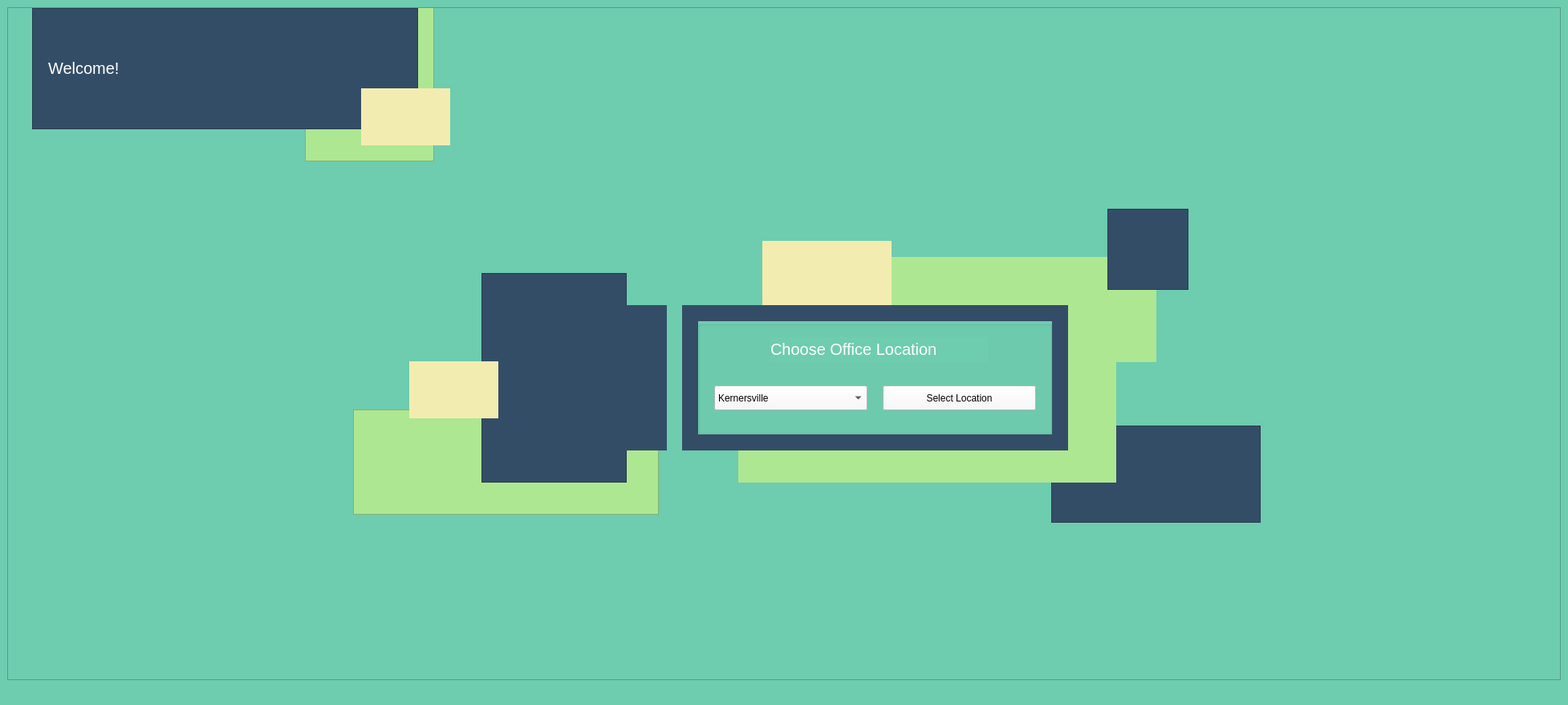
<?xml version="1.0" encoding="UTF-8"?>
<ui version="4.0">
 <class>chooseOfficeLocationWindow</class>
 <widget class="QMainWindow" name="chooseOfficeLocationWindow">
  <property name="geometry">
   <rect>
    <x>0</x>
    <y>0</y>
    <width>1954</width>
    <height>878</height>
   </rect>
  </property>
  <property name="minimumSize">
   <size>
    <width>0</width>
    <height>0</height>
   </size>
  </property>
  <property name="font">
   <font>
    <pointsize>11</pointsize>
   </font>
  </property>
  <property name="windowTitle">
   <string>MainWindow</string>
  </property>
  <property name="styleSheet">
   <string notr="true">background-color: rgb(110, 204, 175);</string>
  </property>
  <widget class="QWidget" name="centralwidget">
   <layout class="QGridLayout" name="gridLayout">
    <item row="0" column="0">
     <widget class="QScrollArea" name="scrollArea">
      <property name="widgetResizable">
       <bool>true</bool>
      </property>
      <widget class="QWidget" name="scrollAreaWidgetContents">
       <property name="geometry">
        <rect>
         <x>0</x>
         <y>0</y>
         <width>1934</width>
         <height>815</height>
        </rect>
       </property>
       <property name="minimumSize">
        <size>
         <width>1920</width>
         <height>815</height>
        </size>
       </property>
       <widget class="QGroupBox" name="choose_office_locationgroupBox">
        <property name="geometry">
         <rect>
          <x>860</x>
          <y>390</y>
          <width>441</width>
          <height>141</height>
         </rect>
        </property>
        <property name="styleSheet">
         <string notr="true">background-color: rgb(110, 204, 175);</string>
        </property>
        <property name="title">
         <string/>
        </property>
        <widget class="QPushButton" name="select_location_pushButton">
         <property name="geometry">
          <rect>
           <x>230</x>
           <y>80</y>
           <width>191</width>
           <height>31</height>
          </rect>
         </property>
         <property name="styleSheet">
          <string notr="true">background-color: rgb(249, 249, 249);</string>
         </property>
         <property name="text">
          <string>Select Location</string>
         </property>
        </widget>
        <widget class="QComboBox" name="office_location_comboBox">
         <property name="geometry">
          <rect>
           <x>20</x>
           <y>80</y>
           <width>191</width>
           <height>31</height>
          </rect>
         </property>
         <property name="styleSheet">
          <string notr="true">background-color: rgb(249, 249, 249);</string>
         </property>
         <property name="frame">
          <bool>true</bool>
         </property>
         <item>
          <property name="text">
           <string>Kernersville</string>
          </property>
         </item>
         <item>
          <property name="text">
           <string>Winston-Salem</string>
          </property>
         </item>
         <item>
          <property name="text">
           <string>Mount Airy</string>
          </property>
         </item>
        </widget>
        <widget class="QLabel" name="choose_office_location_label">
         <property name="geometry">
          <rect>
           <x>90</x>
           <y>20</y>
           <width>271</width>
           <height>31</height>
          </rect>
         </property>
         <property name="font">
          <font>
           <pointsize>15</pointsize>
          </font>
         </property>
         <property name="text">
          <string>&lt;html&gt;&lt;head/&gt;&lt;body&gt;&lt;p&gt;&lt;span style=&quot; color:#ffffff;&quot;&gt;Choose Office Location&lt;/span&gt;&lt;/p&gt;&lt;/body&gt;&lt;/html&gt;</string>
         </property>
        </widget>
        <zorder>choose_office_location_label</zorder>
        <zorder>office_location_comboBox</zorder>
        <zorder>select_location_pushButton</zorder>
       </widget>
       <widget class="QFrame" name="frame">
        <property name="geometry">
         <rect>
          <x>430</x>
          <y>500</y>
          <width>381</width>
          <height>131</height>
         </rect>
        </property>
        <property name="styleSheet">
         <string notr="true">background-color: rgb(173, 231, 146);</string>
        </property>
        <property name="frameShape">
         <enum>QFrame::StyledPanel</enum>
        </property>
        <property name="frameShadow">
         <enum>QFrame::Raised</enum>
        </property>
       </widget>
       <widget class="QFrame" name="frame_4">
        <property name="geometry">
         <rect>
          <x>910</x>
          <y>440</y>
          <width>471</width>
          <height>151</height>
         </rect>
        </property>
        <property name="styleSheet">
         <string notr="true">background-color: rgb(173, 231, 146);</string>
        </property>
        <property name="frameShape">
         <enum>QFrame::NoFrame</enum>
        </property>
        <property name="frameShadow">
         <enum>QFrame::Raised</enum>
        </property>
       </widget>
       <widget class="QFrame" name="frame_5">
        <property name="geometry">
         <rect>
          <x>940</x>
          <y>290</y>
          <width>161</width>
          <height>101</height>
         </rect>
        </property>
        <property name="styleSheet">
         <string notr="true">background-color: rgb(243, 236, 176);</string>
        </property>
        <property name="frameShape">
         <enum>QFrame::NoFrame</enum>
        </property>
        <property name="frameShadow">
         <enum>QFrame::Raised</enum>
        </property>
       </widget>
       <widget class="QFrame" name="frame_3">
        <property name="geometry">
         <rect>
          <x>590</x>
          <y>330</y>
          <width>181</width>
          <height>261</height>
         </rect>
        </property>
        <property name="styleSheet">
         <string notr="true">background-color: rgb(52, 77, 103);</string>
        </property>
        <property name="frameShape">
         <enum>QFrame::StyledPanel</enum>
        </property>
        <property name="frameShadow">
         <enum>QFrame::Raised</enum>
        </property>
       </widget>
       <widget class="QFrame" name="frame_2">
        <property name="geometry">
         <rect>
          <x>1050</x>
          <y>310</y>
          <width>381</width>
          <height>131</height>
         </rect>
        </property>
        <property name="styleSheet">
         <string notr="true">background-color: rgb(173, 231, 146);</string>
        </property>
        <property name="frameShape">
         <enum>QFrame::NoFrame</enum>
        </property>
        <property name="frameShadow">
         <enum>QFrame::Raised</enum>
        </property>
       </widget>
       <widget class="QFrame" name="frame_10">
        <property name="geometry">
         <rect>
          <x>30</x>
          <y>0</y>
          <width>481</width>
          <height>151</height>
         </rect>
        </property>
        <property name="styleSheet">
         <string notr="true">background-color: rgb(52, 77, 103);</string>
        </property>
        <property name="frameShape">
         <enum>QFrame::StyledPanel</enum>
        </property>
        <property name="frameShadow">
         <enum>QFrame::Raised</enum>
        </property>
        <widget class="QLabel" name="label_2">
         <property name="geometry">
          <rect>
           <x>20</x>
           <y>50</y>
           <width>431</width>
           <height>51</height>
          </rect>
         </property>
         <property name="font">
          <font>
           <pointsize>15</pointsize>
          </font>
         </property>
         <property name="text">
          <string>&lt;html&gt;&lt;head/&gt;&lt;body&gt;&lt;p&gt;&lt;span style=&quot; color:#ffffff;&quot;&gt;Welcome!&lt;/span&gt;&lt;/p&gt;&lt;/body&gt;&lt;/html&gt;</string>
         </property>
        </widget>
       </widget>
       <widget class="QFrame" name="frame_6">
        <property name="geometry">
         <rect>
          <x>1300</x>
          <y>520</y>
          <width>261</width>
          <height>121</height>
         </rect>
        </property>
        <property name="styleSheet">
         <string notr="true">background-color: rgb(52, 77, 103);</string>
        </property>
        <property name="frameShape">
         <enum>QFrame::StyledPanel</enum>
        </property>
        <property name="frameShadow">
         <enum>QFrame::Raised</enum>
        </property>
       </widget>
       <widget class="QFrame" name="frame_11">
        <property name="geometry">
         <rect>
          <x>440</x>
          <y>100</y>
          <width>111</width>
          <height>71</height>
         </rect>
        </property>
        <property name="styleSheet">
         <string notr="true">background-color: rgb(243, 236, 176);</string>
        </property>
        <property name="frameShape">
         <enum>QFrame::NoFrame</enum>
        </property>
        <property name="frameShadow">
         <enum>QFrame::Raised</enum>
        </property>
       </widget>
       <widget class="QFrame" name="frame_8">
        <property name="geometry">
         <rect>
          <x>500</x>
          <y>440</y>
          <width>111</width>
          <height>71</height>
         </rect>
        </property>
        <property name="styleSheet">
         <string notr="true">background-color: rgb(243, 236, 176);</string>
        </property>
        <property name="frameShape">
         <enum>QFrame::NoFrame</enum>
        </property>
        <property name="frameShadow">
         <enum>QFrame::Raised</enum>
        </property>
       </widget>
       <widget class="QFrame" name="frame_12">
        <property name="geometry">
         <rect>
          <x>370</x>
          <y>-10</y>
          <width>161</width>
          <height>201</height>
         </rect>
        </property>
        <property name="styleSheet">
         <string notr="true">background-color: rgb(173, 231, 146);</string>
        </property>
        <property name="frameShape">
         <enum>QFrame::StyledPanel</enum>
        </property>
        <property name="frameShadow">
         <enum>QFrame::Raised</enum>
        </property>
       </widget>
       <widget class="QLabel" name="label">
        <property name="geometry">
         <rect>
          <x>640</x>
          <y>370</y>
          <width>181</width>
          <height>181</height>
         </rect>
        </property>
        <property name="styleSheet">
         <string notr="true">background-color: rgb(52, 77, 103);</string>
        </property>
        <property name="text">
         <string>&lt;html&gt;&lt;head/&gt;&lt;body&gt;&lt;p&gt;&lt;img src=&quot;:/Images/Images/office.png&quot;/&gt;&lt;/p&gt;&lt;/body&gt;&lt;/html&gt;</string>
        </property>
       </widget>
       <widget class="QFrame" name="frame_9">
        <property name="geometry">
         <rect>
          <x>840</x>
          <y>370</y>
          <width>481</width>
          <height>181</height>
         </rect>
        </property>
        <property name="styleSheet">
         <string notr="true">background-color: rgb(52, 77, 103);</string>
        </property>
        <property name="frameShape">
         <enum>QFrame::NoFrame</enum>
        </property>
        <property name="frameShadow">
         <enum>QFrame::Raised</enum>
        </property>
        <property name="lineWidth">
         <number>4</number>
        </property>
        <property name="midLineWidth">
         <number>4</number>
        </property>
       </widget>
       <widget class="QFrame" name="frame_7">
        <property name="geometry">
         <rect>
          <x>1370</x>
          <y>250</y>
          <width>101</width>
          <height>101</height>
         </rect>
        </property>
        <property name="styleSheet">
         <string notr="true">background-color: rgb(52, 77, 103);</string>
        </property>
        <property name="frameShape">
         <enum>QFrame::StyledPanel</enum>
        </property>
        <property name="frameShadow">
         <enum>QFrame::Raised</enum>
        </property>
       </widget>
       <zorder>frame_6</zorder>
       <zorder>frame_2</zorder>
       <zorder>frame_5</zorder>
       <zorder>frame_4</zorder>
       <zorder>frame_9</zorder>
       <zorder>frame_12</zorder>
       <zorder>choose_office_locationgroupBox</zorder>
       <zorder>frame</zorder>
       <zorder>frame_3</zorder>
       <zorder>frame_10</zorder>
       <zorder>frame_11</zorder>
       <zorder>frame_8</zorder>
       <zorder>label</zorder>
       <zorder>frame_7</zorder>
      </widget>
     </widget>
    </item>
   </layout>
  </widget>
  <widget class="QMenuBar" name="menubar">
   <property name="geometry">
    <rect>
     <x>0</x>
     <y>0</y>
     <width>1954</width>
     <height>21</height>
    </rect>
   </property>
  </widget>
  <widget class="QStatusBar" name="statusbar"/>
 </widget>
 <resources/>
 <connections/>
</ui>
